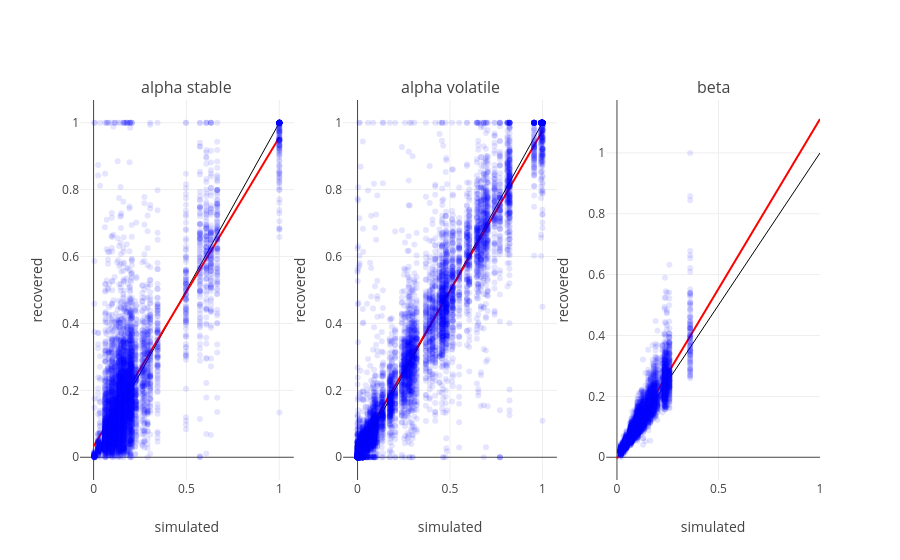

Notebook code cell kept with this figure:
### Markdown cell above
## Parameter recovery

We can visualise the values of the simulated and recovered parameters using the function below. You can change the input argument to plot different models. The black line the function plots is the identity line, i.e. simulated = recovered, which indicateds what we expect in the ideal case where we have perfect parameter recovery. The red line is the best fitting least squares linear regression line. Looking at its slope and offset might help you to determine how good the parameter recovery is.

Run the function below the assess the parameter recovery for different models, and assess which of these might be important or useful to include in your report

### Code cell
plotting.plot_recovered_parameters(recov2AlphaMul)
